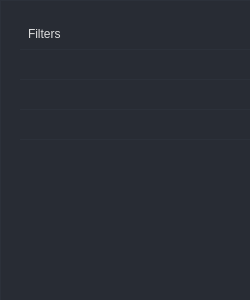
<?xml version="1.0" encoding="UTF-8"?>
<ui version="4.0">
 <class>FilterBox_1</class>
 <widget class="QWidget" name="FilterBox_1">
  <property name="geometry">
   <rect>
    <x>0</x>
    <y>0</y>
    <width>250</width>
    <height>300</height>
   </rect>
  </property>
  <property name="windowTitle">
   <string>Form</string>
  </property>
  <property name="styleSheet">
   <string notr="true">/* /////////////////////////////////////////////////////////////////////////////////////////////////

SET APP STYLESHEET - FULL STYLES HERE
DARK THEME - DRACULA COLOR BASED

///////////////////////////////////////////////////////////////////////////////////////////////// */

QWidget{
	color: rgb(221, 221, 221);
	font: 10pt &quot;Segoe UI&quot;;
}

/* /////////////////////////////////////////////////////////////////////////////////////////////////
Tooltip */
QToolTip {
	color: #ffffff;
	background-color: rgba(33, 37, 43, 180);
	border: 1px solid rgb(44, 49, 58);
	background-image: none;
	background-position: left center;
    background-repeat: no-repeat;
	border: none;
	border-left: 2px solid rgb(255, 121, 198);
	text-align: left;
	padding-left: 8px;
	margin: 0px;
}

/* /////////////////////////////////////////////////////////////////////////////////////////////////
Bg App */
#bgApp {	
	background-color: rgb(40, 44, 52);
	border: 1px solid rgb(44, 49, 58);
}

/* /////////////////////////////////////////////////////////////////////////////////////////////////
Left Menu */
#leftMenuBg {	
	background-color: rgb(33, 37, 43);
}
#topLogo {
	background-color: rgb(33, 37, 43);
	background-image: url(:/images/images/images/PyDracula.png);
	background-position: centered;
	background-repeat: no-repeat;
}
#titleLeftApp { font: 63 12pt &quot;Segoe UI Semibold&quot;; }
#titleLeftDescription { font: 8pt &quot;Segoe UI&quot;; color: rgb(189, 147, 249); }

/* MENUS */
#topMenu .QPushButton {	
	background-position: left center;
    background-repeat: no-repeat;
	border: none;
	border-left: 22px solid transparent;
	background-color: transparent;
	text-align: left;
	padding-left: 44px;
}
#topMenu .QPushButton:hover {
	background-color: rgb(40, 44, 52);
}
#topMenu .QPushButton:pressed {	
	background-color: rgb(189, 147, 249);
	color: rgb(255, 255, 255);
}
#bottomMenu .QPushButton {	
	background-position: left center;
    background-repeat: no-repeat;
	border: none;
	border-left: 20px solid transparent;
	background-color:transparent;
	text-align: left;
	padding-left: 44px;
}
#bottomMenu .QPushButton:hover {
	background-color: rgb(40, 44, 52);
}
#bottomMenu .QPushButton:pressed {	
	background-color: rgb(189, 147, 249);
	color: rgb(255, 255, 255);
}
#leftMenuFrame{
	border-top: 3px solid rgb(44, 49, 58);
}

/* Toggle Button */
#toggleButton {
	background-position: left center;
    background-repeat: no-repeat;
	border: none;
	border-left: 20px solid transparent;
	background-color: rgb(37, 41, 48);
	text-align: left;
	padding-left: 44px;
	color: rgb(113, 126, 149);
}
#toggleButton:hover {
	background-color: rgb(40, 44, 52);
}
#toggleButton:pressed {
	background-color: rgb(189, 147, 249);
}

/* Title Menu */
#titleRightInfo { padding-left: 10px; }


/* /////////////////////////////////////////////////////////////////////////////////////////////////
Extra Tab */
#extraLeftBox {	
	background-color: rgb(44, 49, 58);
}
#extraTopBg{	
	background-color: rgb(189, 147, 249)
}

/* Icon */
#extraIcon {
	background-position: center;
	background-repeat: no-repeat;
	background-image: url(:/icons/images/icons/icon_settings.png);
}

/* Label */
#extraLabel { color: rgb(255, 255, 255); }

/* Btn Close */
#extraCloseColumnBtn { background-color: rgba(255, 255, 255, 0); border: none;  border-radius: 5px; }
#extraCloseColumnBtn:hover { background-color: rgb(196, 161, 249); border-style: solid; border-radius: 4px; }
#extraCloseColumnBtn:pressed { background-color: rgb(180, 141, 238); border-style: solid; border-radius: 4px; }

/* Extra Content */
#extraContent{
	border-top: 3px solid rgb(40, 44, 52);
}

/* Extra Top Menus */
#extraTopMenu .QPushButton {
background-position: left center;
    background-repeat: no-repeat;
	border: none;
	border-left: 22px solid transparent;
	background-color:transparent;
	text-align: left;
	padding-left: 44px;
}
#extraTopMenu .QPushButton:hover {
	background-color: rgb(40, 44, 52);
}
#extraTopMenu .QPushButton:pressed {	
	background-color: rgb(189, 147, 249);
	color: rgb(255, 255, 255);
}

/* /////////////////////////////////////////////////////////////////////////////////////////////////
Content App */
#contentTopBg{	
	background-color: rgb(33, 37, 43);
}
#contentBottom{
	border-top: 3px solid rgb(44, 49, 58);
}

/* Top Buttons */
#rightButtons .QPushButton { background-color: rgba(255, 255, 255, 0); border: none;  border-radius: 5px; }
#rightButtons .QPushButton:hover { background-color: rgb(44, 49, 57); border-style: solid; border-radius: 4px; }
#rightButtons .QPushButton:pressed { background-color: rgb(23, 26, 30); border-style: solid; border-radius: 4px; }

/* Theme Settings */
#extraRightBox { background-color: rgb(44, 49, 58); }
#themeSettingsTopDetail { background-color: rgb(189, 147, 249); }

/* Bottom Bar */
#bottomBar { background-color: rgb(44, 49, 58); }
#bottomBar QLabel { font-size: 11px; color: rgb(113, 126, 149); padding-left: 10px; padding-right: 10px; padding-bottom: 2px; }

/* CONTENT SETTINGS */
/* MENUS */
#contentSettings .QPushButton {	
	background-position: left center;
    background-repeat: no-repeat;
	border: none;
	border-left: 22px solid transparent;
	background-color:transparent;
	text-align: left;
	padding-left: 44px;
}
#contentSettings .QPushButton:hover {
	background-color: rgb(40, 44, 52);
}
#contentSettings .QPushButton:pressed {	
	background-color: rgb(189, 147, 249);
	color: rgb(255, 255, 255);
}

/* /////////////////////////////////////////////////////////////////////////////////////////////////
QTableWidget */
QTableWidget {	
	background-color: transparent;
	padding: 10px;
	border-radius: 5px;
	gridline-color: rgb(44, 49, 58);
	border-bottom: 1px solid rgb(44, 49, 60);
}
QTableWidget::item{
	border-color: rgb(44, 49, 60);
	padding-left: 5px;
	padding-right: 5px;
	gridline-color: rgb(44, 49, 60);
}
QTableWidget::item:selected{
	background-color: rgb(189, 147, 249);
}
QHeaderView::section{
	background-color: rgb(33, 37, 43);
	max-width: 30px;
	border: 1px solid rgb(44, 49, 58);
	border-style: none;
    border-bottom: 1px solid rgb(44, 49, 60);
    border-right: 1px solid rgb(44, 49, 60);
}
QTableWidget::horizontalHeader {	
	background-color: rgb(33, 37, 43);
}
QHeaderView::section:horizontal
{
    border: 1px solid rgb(33, 37, 43);
	background-color: rgb(33, 37, 43);
	padding: 3px;
	border-top-left-radius: 7px;
    border-top-right-radius: 7px;
}
QHeaderView::section:vertical
{
    border: 1px solid rgb(44, 49, 60);
}

/* /////////////////////////////////////////////////////////////////////////////////////////////////
LineEdit */
QLineEdit {
	background-color: rgb(33, 37, 43);
	border-radius: 5px;
	border: 2px solid rgb(33, 37, 43);
	padding-left: 10px;
	selection-color: rgb(255, 255, 255);
	selection-background-color: rgb(255, 121, 198);
}
QLineEdit:hover {
	border: 2px solid rgb(64, 71, 88);
}
QLineEdit:focus {
	border: 2px solid rgb(91, 101, 124);
}

/* /////////////////////////////////////////////////////////////////////////////////////////////////
PlainTextEdit */
QPlainTextEdit {
	background-color: rgb(27, 29, 35);
	border-radius: 5px;
	padding: 10px;
	selection-color: rgb(255, 255, 255);
	selection-background-color: rgb(255, 121, 198);
}
QPlainTextEdit  QScrollBar:vertical {
    width: 8px;
 }
QPlainTextEdit  QScrollBar:horizontal {
    height: 8px;
 }
QPlainTextEdit:hover {
	border: 2px solid rgb(64, 71, 88);
}
QPlainTextEdit:focus {
	border: 2px solid rgb(91, 101, 124);
}

/* /////////////////////////////////////////////////////////////////////////////////////////////////
ScrollBars */
QScrollBar:horizontal {
    border: none;
    background: rgb(52, 59, 72);
    height: 8px;
    margin: 0px 21px 0 21px;
	border-radius: 0px;
}
QScrollBar::handle:horizontal {
    background: rgb(189, 147, 249);
    min-width: 25px;
	border-radius: 4px
}
QScrollBar::add-line:horizontal {
    border: none;
    background: rgb(55, 63, 77);
    width: 20px;
	border-top-right-radius: 4px;
    border-bottom-right-radius: 4px;
    subcontrol-position: right;
    subcontrol-origin: margin;
}
QScrollBar::sub-line:horizontal {
    border: none;
    background: rgb(55, 63, 77);
    width: 20px;
	border-top-left-radius: 4px;
    border-bottom-left-radius: 4px;
    subcontrol-position: left;
    subcontrol-origin: margin;
}
QScrollBar::up-arrow:horizontal, QScrollBar::down-arrow:horizontal
{
     background: none;
}
QScrollBar::add-page:horizontal, QScrollBar::sub-page:horizontal
{
     background: none;
}
 QScrollBar:vertical {
	border: none;
    background: rgb(52, 59, 72);
    width: 8px;
    margin: 21px 0 21px 0;
	border-radius: 0px;
 }
 QScrollBar::handle:vertical {	
	background: rgb(189, 147, 249);
    min-height: 25px;
	border-radius: 4px
 }
 QScrollBar::add-line:vertical {
     border: none;
    background: rgb(55, 63, 77);
     height: 20px;
	border-bottom-left-radius: 4px;
    border-bottom-right-radius: 4px;
     subcontrol-position: bottom;
     subcontrol-origin: margin;
 }
 QScrollBar::sub-line:vertical {
	border: none;
    background: rgb(55, 63, 77);
     height: 20px;
	border-top-left-radius: 4px;
    border-top-right-radius: 4px;
     subcontrol-position: top;
     subcontrol-origin: margin;
 }
 QScrollBar::up-arrow:vertical, QScrollBar::down-arrow:vertical {
     background: none;
 }

 QScrollBar::add-page:vertical, QScrollBar::sub-page:vertical {
     background: none;
 }

/* /////////////////////////////////////////////////////////////////////////////////////////////////
CheckBox */
QCheckBox::indicator {
    border: 3px solid rgb(52, 59, 72);
	width: 15px;
	height: 15px;
	border-radius: 10px;
    background: rgb(44, 49, 60);
}
QCheckBox::indicator:hover {
    border: 3px solid rgb(58, 66, 81);
}
QCheckBox::indicator:checked {
    background: 3px solid rgb(52, 59, 72);
	border: 3px solid rgb(52, 59, 72);	
	background-image: url(:/icons/images/icons/cil-check-alt.png);
}

/* /////////////////////////////////////////////////////////////////////////////////////////////////
RadioButton */
QRadioButton::indicator {
    border: 3px solid rgb(52, 59, 72);
	width: 15px;
	height: 15px;
	border-radius: 10px;
    background: rgb(44, 49, 60);
}
QRadioButton::indicator:hover {
    border: 3px solid rgb(58, 66, 81);
}
QRadioButton::indicator:checked {
    background: 3px solid rgb(94, 106, 130);
	border: 3px solid rgb(52, 59, 72);	
}

/* /////////////////////////////////////////////////////////////////////////////////////////////////
ComboBox */
QComboBox{
	background-color: rgb(27, 29, 35);
	border-radius: 5px;
	border: 2px solid rgb(33, 37, 43);
	padding: 5px;
	padding-left: 10px;
}
QComboBox:hover{
	border: 2px solid rgb(64, 71, 88);
}
QComboBox::drop-down {
	subcontrol-origin: padding;
	subcontrol-position: top right;
	width: 25px; 
	border-left-width: 3px;
	border-left-color: rgba(39, 44, 54, 150);
	border-left-style: solid;
	border-top-right-radius: 3px;
	border-bottom-right-radius: 3px;	
	background-image: url(:/icons/images/icons/cil-arrow-bottom.png);
	background-position: center;
	background-repeat: no-reperat;
 }
QComboBox QAbstractItemView {
	color: rgb(255, 121, 198);	
	background-color: rgb(33, 37, 43);
	padding: 10px;
	selection-background-color: rgb(39, 44, 54);
}

/* /////////////////////////////////////////////////////////////////////////////////////////////////
Sliders */
QSlider::groove:horizontal {
    border-radius: 5px;
    height: 10px;
	margin: 0px;
	background-color: rgb(52, 59, 72);
}
QSlider::groove:horizontal:hover {
	background-color: rgb(55, 62, 76);
}
QSlider::handle:horizontal {
    background-color: rgb(189, 147, 249);
    border: none;
    height: 10px;
    width: 10px;
    margin: 0px;
	border-radius: 5px;
}
QSlider::handle:horizontal:hover {
    background-color: rgb(195, 155, 255);
}
QSlider::handle:horizontal:pressed {
    background-color: rgb(255, 121, 198);
}

QSlider::groove:vertical {
    border-radius: 5px;
    width: 10px;
    margin: 0px;
	background-color: rgb(52, 59, 72);
}
QSlider::groove:vertical:hover {
	background-color: rgb(55, 62, 76);
}
QSlider::handle:vertical {
    background-color: rgb(189, 147, 249);
	border: none;
    height: 10px;
    width: 10px;
    margin: 0px;
	border-radius: 5px;
}
QSlider::handle:vertical:hover {
    background-color: rgb(195, 155, 255);
}
QSlider::handle:vertical:pressed {
    background-color: rgb(255, 121, 198);
}

/* /////////////////////////////////////////////////////////////////////////////////////////////////
CommandLinkButton */
QCommandLinkButton {	
	color: rgb(255, 121, 198);
	border-radius: 5px;
	padding: 5px;
	color: rgb(255, 170, 255);
}
QCommandLinkButton:hover {	
	color: rgb(255, 170, 255);
	background-color: rgb(44, 49, 60);
}
QCommandLinkButton:pressed {	
	color: rgb(189, 147, 249);
	background-color: rgb(52, 58, 71);
}

/* /////////////////////////////////////////////////////////////////////////////////////////////////
Button */
#pagesContainer QPushButton {
	border: 2px solid rgb(52, 59, 72);
	border-radius: 5px;	
	background-color: rgb(52, 59, 72);
}
#pagesContainer QPushButton:hover {
	background-color: rgb(57, 65, 80);
	border: 2px solid rgb(61, 70, 86);
}
#pagesContainer QPushButton:pressed {	
	background-color: rgb(35, 40, 49);
	border: 2px solid rgb(43, 50, 61);
}

</string>
  </property>
  <widget class="QFrame" name="bgApp">
   <property name="geometry">
    <rect>
     <x>0</x>
     <y>0</y>
     <width>1266</width>
     <height>727</height>
    </rect>
   </property>
   <property name="styleSheet">
    <string notr="true"/>
   </property>
   <property name="frameShape">
    <enum>QFrame::NoFrame</enum>
   </property>
   <property name="frameShadow">
    <enum>QFrame::Raised</enum>
   </property>
   <layout class="QVBoxLayout" name="verticalLayout">
    <item>
     <widget class="QTableWidget" name="tableWidget">
      <property name="sizePolicy">
       <sizepolicy hsizetype="Expanding" vsizetype="Expanding">
        <horstretch>0</horstretch>
        <verstretch>0</verstretch>
       </sizepolicy>
      </property>
      <property name="palette">
       <palette>
        <active>
         <colorrole role="WindowText">
          <brush brushstyle="SolidPattern">
           <color alpha="255">
            <red>221</red>
            <green>221</green>
            <blue>221</blue>
           </color>
          </brush>
         </colorrole>
         <colorrole role="Button">
          <brush brushstyle="SolidPattern">
           <color alpha="0">
            <red>0</red>
            <green>0</green>
            <blue>0</blue>
           </color>
          </brush>
         </colorrole>
         <colorrole role="Text">
          <brush brushstyle="SolidPattern">
           <color alpha="255">
            <red>221</red>
            <green>221</green>
            <blue>221</blue>
           </color>
          </brush>
         </colorrole>
         <colorrole role="ButtonText">
          <brush brushstyle="SolidPattern">
           <color alpha="255">
            <red>221</red>
            <green>221</green>
            <blue>221</blue>
           </color>
          </brush>
         </colorrole>
         <colorrole role="Base">
          <brush brushstyle="NoBrush">
           <color alpha="255">
            <red>0</red>
            <green>0</green>
            <blue>0</blue>
           </color>
          </brush>
         </colorrole>
         <colorrole role="Window">
          <brush brushstyle="SolidPattern">
           <color alpha="0">
            <red>0</red>
            <green>0</green>
            <blue>0</blue>
           </color>
          </brush>
         </colorrole>
         <colorrole role="PlaceholderText">
          <brush brushstyle="SolidPattern">
           <color alpha="255">
            <red>221</red>
            <green>221</green>
            <blue>221</blue>
           </color>
          </brush>
         </colorrole>
        </active>
        <inactive>
         <colorrole role="WindowText">
          <brush brushstyle="SolidPattern">
           <color alpha="255">
            <red>221</red>
            <green>221</green>
            <blue>221</blue>
           </color>
          </brush>
         </colorrole>
         <colorrole role="Button">
          <brush brushstyle="SolidPattern">
           <color alpha="0">
            <red>0</red>
            <green>0</green>
            <blue>0</blue>
           </color>
          </brush>
         </colorrole>
         <colorrole role="Text">
          <brush brushstyle="SolidPattern">
           <color alpha="255">
            <red>221</red>
            <green>221</green>
            <blue>221</blue>
           </color>
          </brush>
         </colorrole>
         <colorrole role="ButtonText">
          <brush brushstyle="SolidPattern">
           <color alpha="255">
            <red>221</red>
            <green>221</green>
            <blue>221</blue>
           </color>
          </brush>
         </colorrole>
         <colorrole role="Base">
          <brush brushstyle="NoBrush">
           <color alpha="255">
            <red>0</red>
            <green>0</green>
            <blue>0</blue>
           </color>
          </brush>
         </colorrole>
         <colorrole role="Window">
          <brush brushstyle="SolidPattern">
           <color alpha="0">
            <red>0</red>
            <green>0</green>
            <blue>0</blue>
           </color>
          </brush>
         </colorrole>
         <colorrole role="PlaceholderText">
          <brush brushstyle="SolidPattern">
           <color alpha="255">
            <red>221</red>
            <green>221</green>
            <blue>221</blue>
           </color>
          </brush>
         </colorrole>
        </inactive>
        <disabled>
         <colorrole role="WindowText">
          <brush brushstyle="SolidPattern">
           <color alpha="255">
            <red>221</red>
            <green>221</green>
            <blue>221</blue>
           </color>
          </brush>
         </colorrole>
         <colorrole role="Button">
          <brush brushstyle="SolidPattern">
           <color alpha="0">
            <red>0</red>
            <green>0</green>
            <blue>0</blue>
           </color>
          </brush>
         </colorrole>
         <colorrole role="Text">
          <brush brushstyle="SolidPattern">
           <color alpha="255">
            <red>221</red>
            <green>221</green>
            <blue>221</blue>
           </color>
          </brush>
         </colorrole>
         <colorrole role="ButtonText">
          <brush brushstyle="SolidPattern">
           <color alpha="255">
            <red>221</red>
            <green>221</green>
            <blue>221</blue>
           </color>
          </brush>
         </colorrole>
         <colorrole role="Base">
          <brush brushstyle="NoBrush">
           <color alpha="255">
            <red>0</red>
            <green>0</green>
            <blue>0</blue>
           </color>
          </brush>
         </colorrole>
         <colorrole role="Window">
          <brush brushstyle="SolidPattern">
           <color alpha="0">
            <red>0</red>
            <green>0</green>
            <blue>0</blue>
           </color>
          </brush>
         </colorrole>
         <colorrole role="PlaceholderText">
          <brush brushstyle="SolidPattern">
           <color alpha="255">
            <red>221</red>
            <green>221</green>
            <blue>221</blue>
           </color>
          </brush>
         </colorrole>
        </disabled>
       </palette>
      </property>
      <property name="styleSheet">
       <string notr="true"/>
      </property>
      <property name="frameShape">
       <enum>QFrame::NoFrame</enum>
      </property>
      <property name="verticalScrollBarPolicy">
       <enum>Qt::ScrollBarAlwaysOn</enum>
      </property>
      <property name="sizeAdjustPolicy">
       <enum>QAbstractScrollArea::AdjustToContents</enum>
      </property>
      <property name="editTriggers">
       <set>QAbstractItemView::NoEditTriggers</set>
      </property>
      <property name="selectionMode">
       <enum>QAbstractItemView::MultiSelection</enum>
      </property>
      <property name="selectionBehavior">
       <enum>QAbstractItemView::SelectItems</enum>
      </property>
      <property name="showGrid">
       <bool>true</bool>
      </property>
      <property name="gridStyle">
       <enum>Qt::SolidLine</enum>
      </property>
      <property name="sortingEnabled">
       <bool>false</bool>
      </property>
      <attribute name="horizontalHeaderVisible">
       <bool>false</bool>
      </attribute>
      <attribute name="horizontalHeaderCascadingSectionResizes">
       <bool>true</bool>
      </attribute>
      <attribute name="horizontalHeaderDefaultSectionSize">
       <number>200</number>
      </attribute>
      <attribute name="horizontalHeaderStretchLastSection">
       <bool>true</bool>
      </attribute>
      <attribute name="verticalHeaderVisible">
       <bool>false</bool>
      </attribute>
      <attribute name="verticalHeaderCascadingSectionResizes">
       <bool>false</bool>
      </attribute>
      <attribute name="verticalHeaderHighlightSections">
       <bool>false</bool>
      </attribute>
      <attribute name="verticalHeaderStretchLastSection">
       <bool>true</bool>
      </attribute>
      <row>
       <property name="text">
        <string>New Row</string>
       </property>
       <property name="font">
        <font>
         <family>Segoe UI</family>
        </font>
       </property>
      </row>
      <row>
       <property name="text">
        <string>New Row</string>
       </property>
      </row>
      <row>
       <property name="text">
        <string>New Row</string>
       </property>
      </row>
      <row>
       <property name="text">
        <string>New Row</string>
       </property>
      </row>
      <row>
       <property name="text">
        <string>New Row</string>
       </property>
      </row>
      <column>
       <property name="text">
        <string>0</string>
       </property>
      </column>
      <item row="0" column="0">
       <property name="text">
        <string>Filters</string>
       </property>
      </item>
     </widget>
    </item>
   </layout>
  </widget>
 </widget>
 <resources/>
 <connections/>
</ui>
